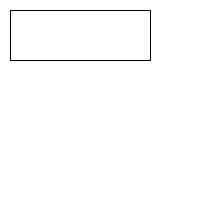
Frame 1 (no input)
Frame 60 (the mouse pressed at the canvas centre just before this capture): identical to frame 1, image omitted
Frame 120 (the mouse held since frame 60 and released just before this capture): identical to frame 1, image omitted

The Processing sketch that drew this single still picture (run headless with seeded random() and noise(); from frame 60 on, the mouse is pressed at the canvas centre):

// Processing sketch: KvadratUdenRectPart1
// ── KvadratUdenRectPart1.pde
//Upper line
float rx1 = 10;
float ry1 = 10;
float rwidth1 = 150;
float rheight1 = 10;





void setup(){
size(200,200);

}


void draw(){
//background
background(255);
  
line(rx1, ry1, rwidth1, rheight1); 
line(rx1, ry1*6, rwidth1, rheight1*6); 
line(rx1, ry1, rx1, rheight1*6);
line(rwidth1, rheight1, rwidth1, rheight1*6);




}
